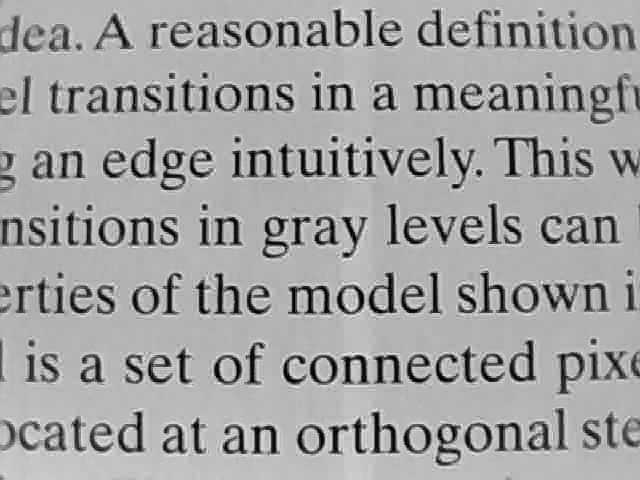
%> input picture Template Matching/text_test.jpg, 640 x 480 px
$ octave --eval "a_localiser;"   (GNU Octave 9; MATLAB toolbox functions it lacks are replaced by stand-ins)
%> lines starting %> are read from the running program, lines starting %| are printed output that depends on the picture; in (x1, y1, x2, y2) boxes, pixels count from 0 and x2, y2 are one past the last pixel; in counts of white or black regions, pixels touching at a corner belong together; the program's own positions count from 1
function a_localiser()

    I = imread('text_test.jpg');
%> I is the input picture: size 480x640 uint8; min 0, max 248, mean 163
    figure (1), imshow(I);

    hold on;
    filteredImage = imsharpen(I);
    adjustedImage = imadjust(filteredImage,[0,0.69],[0,1],1);
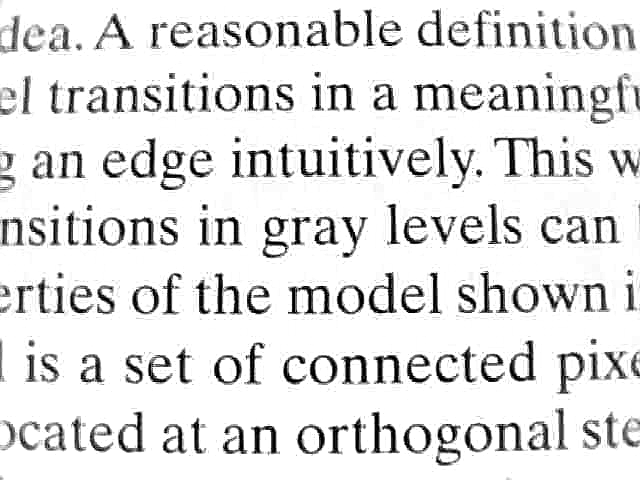
%> adjustedImage: size 480x640 uint8; min 0, max 255, mean 226
    filteredImage1 = imsharpen(adjustedImage);
    adjustedImage1 = imadjust(filteredImage1,[0,0.96],[0,1],1);

    gaussianFilter = fspecial('gaussian',10,1);
    adjustedImage2 = imfilter(adjustedImage1,gaussianFilter,'same','circular','conv');
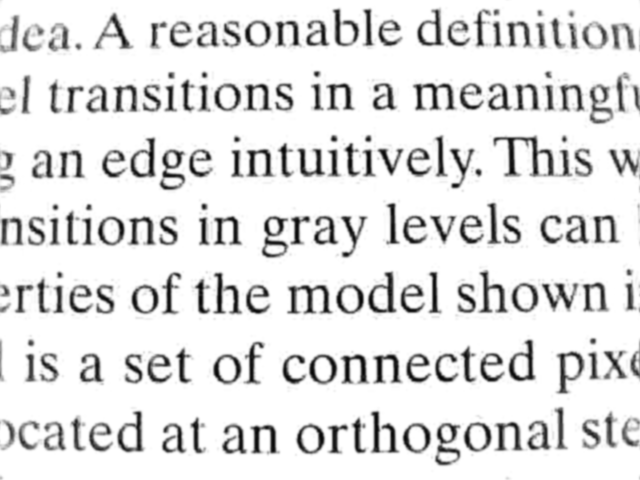
%> adjustedImage2: size 480x640 uint8; min 5, max 255, mean 226

    thresh = quantile(adjustedImage2(:), 0.18);
%> thresh = 200
    binarisedImage = adjustedImage2 < thresh;
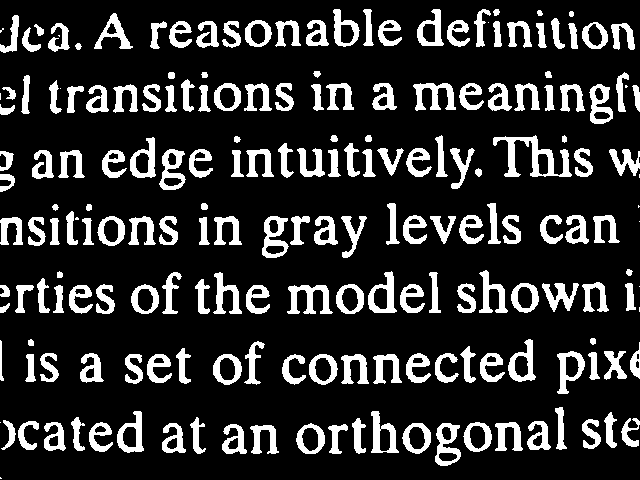
%> binarisedImage: size 480x640 logical; 17.9% white; 198 white regions (14 under 20 px), largest, box (x1, y1, x2, y2) and area: (493, 135, 572, 177) 1159, (287, 285, 333, 314) 679, (413, 83, 456, 111) 612

%> (the run ends here)

$ run again, with Template Matching/text_train.jpg copied over Template Matching/text_test.jpg
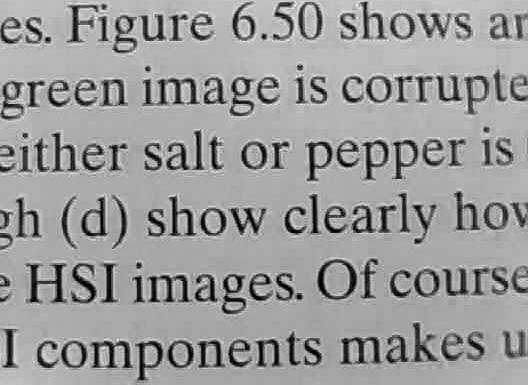
%> input picture Template Matching/text_train.jpg, 528 x 385 px
%> in a_localiser, I is the input picture: size 385x528 uint8; min 0, max 243, mean 155.6
%> in a_localiser, `adjustedImage2 = imfilter(adjustedImage1,gaussianFilter,'same','circul..`:
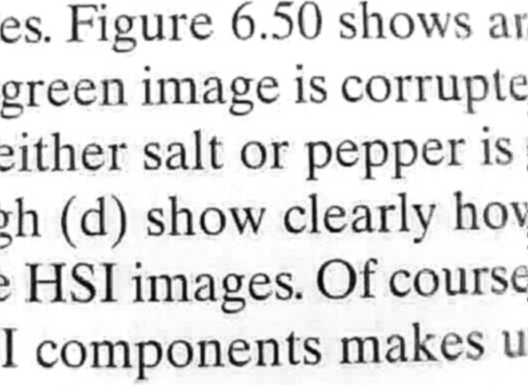
%> adjustedImage2: size 385x528 uint8; min 3, max 255, mean 221.5
%> thresh = 186
%> in a_localiser, `binarisedImage = adjustedImage2 < thresh;`:
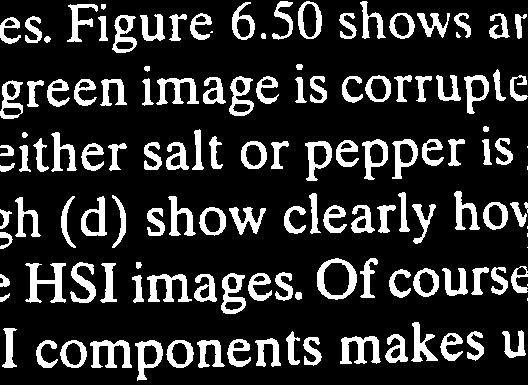
%> binarisedImage: size 385x528 logical; 17.9% white; 134 white regions (9 under 20 px), largest, box (x1, y1, x2, y2) and area: (25, 263, 66, 303) 732, (317, 258, 357, 300) 638, (340, 336, 381, 364) 625
